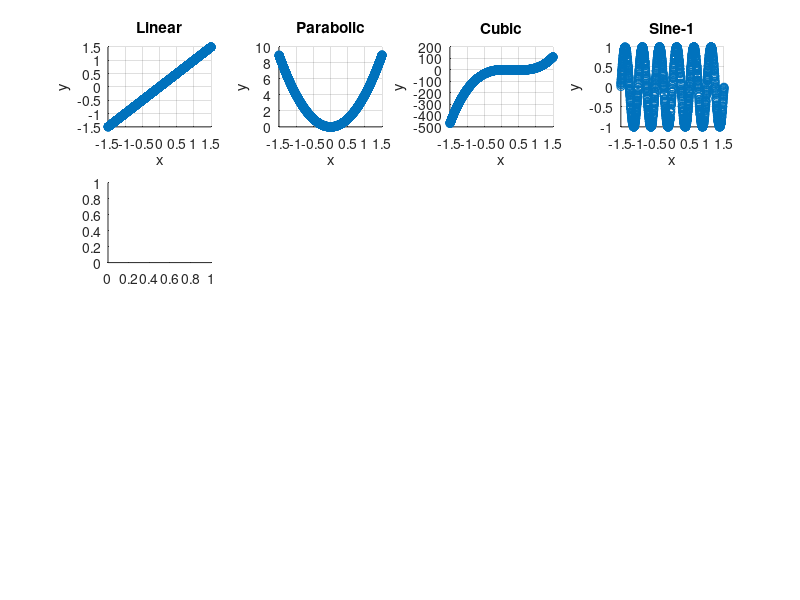

Reproduce this figure in MATLAB. (Note: this script raises an error after producing the figure.)
M = 2000;
x = rand(M,1)*3-1.5;
% x = rand(M,1);

y1 = x;
y2 = 4*(x-0).^2;
y3 = 128*(x-1/3).^3-48*(x-1/3).^3-12*(x-1/3);
y4 = sin(4*pi*x);
y5 = sin(4*pi*x).*exp(-x);
y6 = sin(2*pi*(x + x.^2));
% y7=(2*binornd(1,0.5,M,1)-1) .* (sqrt(1 - (2*x - 1).^2));
% y8 = (x > 0.5);
y7 = 4*(x-.3).^2;
y8 = (x > 0.5);

figure;
subplot(4,4,1); scatter(x,y1); grid on; title('Linear'); xlabel('x'); ylabel('y');
subplot(4,4,2); scatter(x,y2); grid on; title('Parabolic'); xlabel('x'); ylabel('y');
subplot(4,4,3); scatter(x,y3); grid on; title('Cubic'); xlabel('x'); ylabel('y');
subplot(4,4,4); scatter(x,y4); grid on; title('Sine-1'); xlabel('x'); ylabel('y');
subplot(4,4,5); scatter(pobs(x)*(M+1)/M,pobs(y1)*(M+1)/M, 'r'); grid on; xlabel('u'); ylabel('v');
subplot(4,4,6); scatter(pobs(x)*(M+1)/M,pobs(y2)*(M+1)/M, 'r'); grid on; xlabel('u'); ylabel('v');
subplot(4,4,7); scatter(pobs(x)*(M+1)/M,pobs(y3)*(M+1)/M, 'r'); grid on; xlabel('u'); ylabel('v');
subplot(4,4,8); scatter(pobs(x)*(M+1)/M,pobs(y4)*(M+1)/M, 'r'); grid on; xlabel('u'); ylabel('v');
subplot(4,4,9); scatter(x,y5); grid on; title('Damped Sinusoid'); xlabel('x'); ylabel('y');
subplot(4,4,13); scatter(pobs(x)*(M+1)/M,pobs(y5)*(M+1)/M, 'r'); grid on; xlabel('u'); ylabel('v');
subplot(4,4,10); scatter(x,y6); grid on; title('Chirp'); xlabel('x'); ylabel('y');
subplot(4,4,14); scatter(pobs(x)*(M+1)/M,pobs(y6)*(M+1)/M, 'r'); grid on; xlabel('u'); ylabel('v');
subplot(4,4,11); scatter(x,y7); grid on; title('Parabolic Skewed'); xlabel('x'); ylabel('y');
subplot(4,4,15); scatter(pobs(x)*(M+1)/M,pobs(y7)*(M+1)/M, 'r'); grid on; xlabel('u'); ylabel('v');
subplot(4,4,12); scatter(x,y8); grid on; title('Step'); xlabel('x'); ylabel('y');
subplot(4,4,16); scatter(pobs(x)*(M+1)/M,pobs(y8)*(M+1)/M, 'r'); grid on; xlabel('u'); ylabel('v');


%% 
figure;
x = rand(M,1)*10;
y1 = exp(x);
y2 = y1 + randn(M,1)*0.5;
y3 = 0.25*x;
y4 = y3 + randn(M,1)*0.5;

tau1 = corr(x,y1,'type','kendall');
tau2 = corr(x,y2,'type','kendall');
tau3 = corr(x,y3,'type','kendall');
tau4 = corr(x,y4,'type','kendall');

srho1 = corr(x,y1,'type','spearman');
srho2 = corr(x,y2,'type','spearman');
srho3 = corr(x,y3,'type','spearman');
srho4 = corr(x,y4,'type','spearman');


subplot(2,4,1); scatter(x,y1); grid on; 
title(sprintf('Exponential - \\tau=%0.02f \\rho_s=%0.02f',tau1,srho1)); xlabel('x'); ylabel('y');

subplot(2,4,2); scatter(x,y2); grid on; 
title(sprintf('Noisy Exponential - \\tau=%0.02f \\rho_s=%0.02f',tau1,srho1)); xlabel('x'); ylabel('y');

subplot(2,4,3); scatter(x,y3); grid on; 
title(sprintf('Linear - \\tau=%0.02f \\rho_s=%0.02f',tau1,srho1)); xlabel('x'); ylabel('y');

subplot(2,4,4); scatter(x,y4); grid on; 
title(sprintf('Noisy Linear - \\tau=%0.02f \\rho_s=%0.02f',tau1,srho1)); xlabel('x'); ylabel('y');

subplot(2,4,5); scatter(pobs(x)*(M+1)/M,pobs(y1)*(M+1)/M); grid on; xlabel('u'); ylabel('v');
subplot(2,4,6); scatter(pobs(x)*(M+1)/M,pobs(y2)*(M+1)/M); grid on; xlabel('u'); ylabel('v');
subplot(2,4,7); scatter(pobs(x)*(M+1)/M,pobs(y3)*(M+1)/M); grid on; xlabel('u'); ylabel('v');
subplot(2,4,8); scatter(pobs(x)*(M+1)/M,pobs(y4)*(M+1)/M); grid on; xlabel('u'); ylabel('v');
